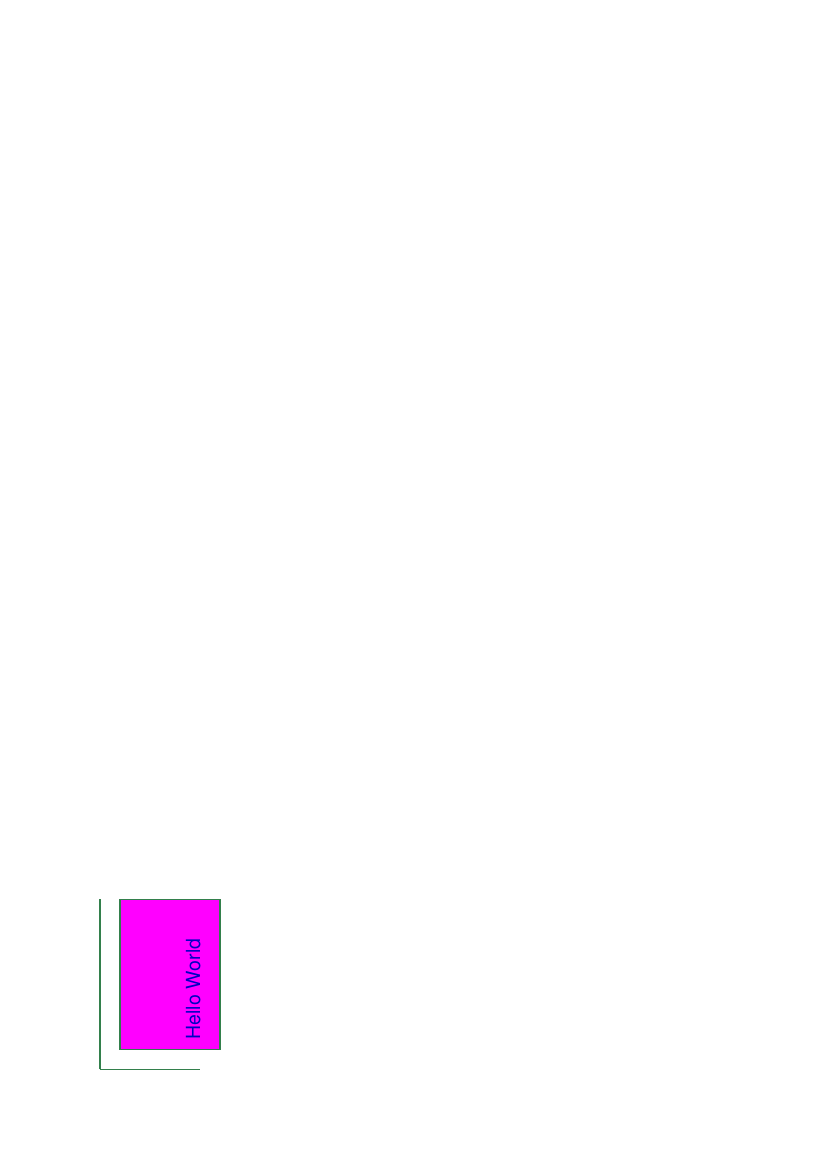

Reproduce this figure in Python.
from reportlab.pdfgen import canvas
from reportlab.lib.units import inch
def hello(c):
    # move the origin up and to the left
    c.translate(inch,inch)
    # define a large font
    c.setFont("Helvetica", 14)
    # choose some colors
    c.setStrokeColorRGB(0.2,0.5,0.3)
    c.setFillColorRGB(1,0,1)
    # draw some lines
    c.line(0,0,0,1.7*inch)
    c.line(0,0,1*inch,0)
    # draw a rectangle
    c.rect(0.2*inch,0.2*inch,1*inch,1.5*inch, fill=1)
    # make text go straight up
    c.rotate(90)
    # change color
    c.setFillColorRGB(0,0,0.77)
    # say hello (note after rotate the y coord needs to be negative!)
    c.drawString(0.3*inch, -inch, "Hello World")
c = canvas.Canvas("z_test_reportlab.pdf")
hello(c)
c.showPage()
c.save()